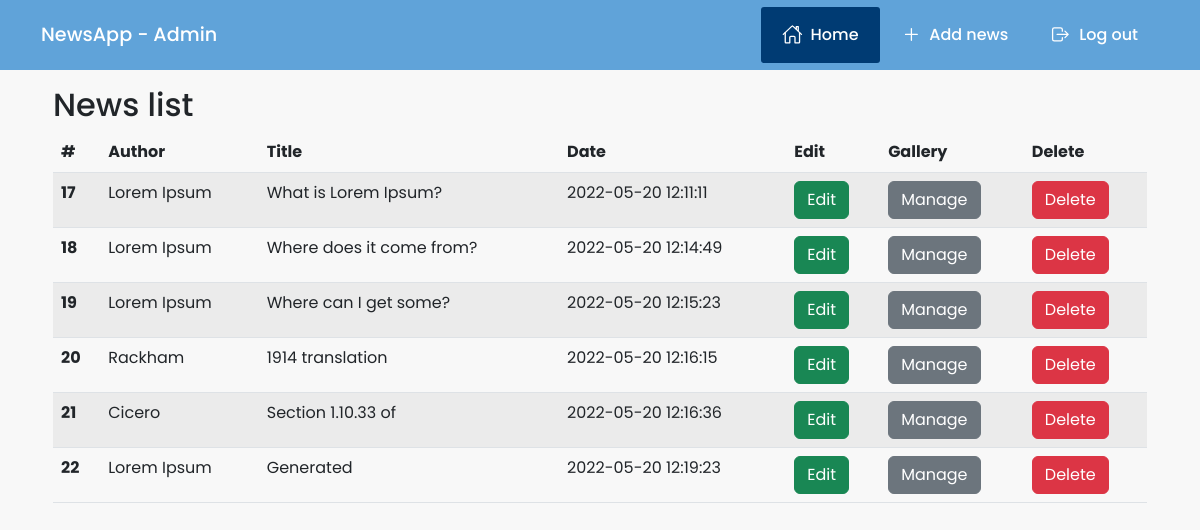
/admin/index.php (signed in), run on the app's committed database.
### tables this page shows
CREATE TABLE `news` (
  `news_id` int(10) NOT NULL,
  `news_title` varchar(70) NOT NULL,
  `news_author` varchar(30) NOT NULL,
  `news_intro` text NOT NULL,
  `news_text` text NOT NULL,
  `news_img` varchar(50) NOT NULL,
  `news_date` datetime NOT NULL
);

### admin/index.php (the view, shortened to what this page needs)
<?php
include('Model/dbh.php');
?>
<!doctype html>
<html lang="en">
    <head>
        <link rel="stylesheet" href="https://cdn.jsdelivr.net/npm/bootstrap@5.2.0-beta1/dist/css/bootstrap.min.css">
        <link rel="stylesheet" href="assets/admin-style.css">
    </head>
    <body>
        <header>
            <nav>
                <h1 class="logo">NewsApp - Admin</h1>
                <ul class="menu">
                    <li class="active">
                        <a  href="index.php">
                            <span class="icon"><ion-icon name="home-outline"></ion-icon></span>
                            <span class="title">Home</span>
                        </a>
                    </li>
                    <li>
                        <a href="add.php">
                            <span class="icon"><ion-icon name="add-outline"></ion-icon></span>
                            <span class="title">Add news</span>
                        </a>
                    </li>
                    <li>
                        <a href="logout.php">
                            <span class="icon"><ion-icon name="log-out-outline"></ion-icon></span>
                            <span class="title">Log out</span>
                        </a>
                    </li>
                </ul>
            </nav>
        </header>
        <main>
            <section>
                <div class="container">
                    <h2>News list</h2>
                        <?php
                    $stmt = $db->prepare('SELECT * FROM news;');
                    $stmt->execute();
                    if ($stmt->rowCount()==0) {
                        $stmt = null;
                        echo "<h4>There is no result.</h4>";
                    }else{
                    ?>
                    <table class="table table-striped">
                        <thead>
                            <tr>
                                <th scope="col">#</th>
                                <th scope="col">Author</th>
                                <th scope="col">Title</th>
                                <th scope="col">Date</th>
                                <th scope="col">Edit</th>
                                <th scope="col">Gallery</th>
                                <th scope="col">Delete</th>
                            </tr>
                        </thead>
                        <tbody>
                        <?php
                        $result = $stmt->fetchAll(PDO::FETCH_ASSOC);
                            foreach($result as $row)
                            {
                                ?>
                                <tr>
                                    <th scope="row"><?php echo $row["news_id"]?></th>
                                    <td><?php echo $row["news_author"]?></td>
                                    <td><?php echo $row["news_title"]?></td>
                                    <td><?php echo $row["news_date"]?></td>
                                    <td>
                                        <form action="modify.php" method="post" >
                                            <button type="submit" name="submit" class="btn  btn-success">Edit</button>
                                        </form>
                                    </td>
                                    <td>
                                        <form action="gallery.php" method="post" >
                                            <button type="submit" name="submit" class="btn btn-secondary">Manage</button>
                                        </form>
                                    </td>
                                    <td>
                                        <form action="Model/deleteService.php" method="post" >
                                            <button type="submit" name="submit" class="btn  btn-danger">Delete</button>
                                        </form>
                                    </td>
                                </tr>
                                <?php
                            }
                            ?>
                        </tbody>
                    </table>
                    <?php
                    }
                    ?>
                </div>
            </section>
        </main>
    </body>
</html>

### admin/assets/admin-style.css (style rules this page uses)
* { box-sizing: border-box; margin: 0; padding: 0; }
:root { --background:#f8f8f8; --menu:#60A3D9; --hover:#003B73; --white:#ffff; }
body { background: var(--background); font-family: 'Poppins', sans-serif; position: relative; }
header { height: 70px; background: var(--menu); }
nav { max-width: 1150px; margin: 0 auto; padding: 0 1rem; display: flex; flex-flow: row nowrap; align-items: center; justify-content: space-between; height: 100% }
.logo { color: var(--white); font-size: 1.2rem; font-weight: 500; margin: 0; }
.menu { display: flex; flex-flow: row wrap; list-style: none; margin: 0; padding: 0 }
.menu li { border-radius: 3px; }
.menu li.active { background-color: var(--hover) }
.icon { margin: 0.3rem 0 0 0; text-align: center; font-size: 1.3rem; color: var(--white); }
.menu a { text-decoration: none; display: flex; align-items: center; justify-content: center; gap: .5rem; color: var(--white); font-weight: 500; font-size: 1rem; padding: 0.6rem 1rem; margin: 0 5px; border-radius: 3px; transition: all .3s; }
section { max-width: 1150px; margin: 1rem auto; padding: 0 1rem; }

### data on the page
news: news_id "17", news_author "Lorem Ipsum", news_title "What is Lorem Ipsum?", news_date "2022-05-20 12:11:11"
news: news_id "18", news_author "Lorem Ipsum", news_title "Where does it come from?", news_date "2022-05-20 12:14:49"
news: news_id "19", news_author "Lorem Ipsum", news_title "Where can I get some?", news_date "2022-05-20 12:15:23"
news: news_id "20", news_author "Rackham", news_title "1914 translation", news_date "2022-05-20 12:16:15"
news: news_id "21", news_author "Cicero", news_title "Section 1.10.33 of", news_date "2022-05-20 12:16:36"
news: news_id "22", news_author "Lorem Ipsum", news_title "Generated", news_date "2022-05-20 12:19:23"
